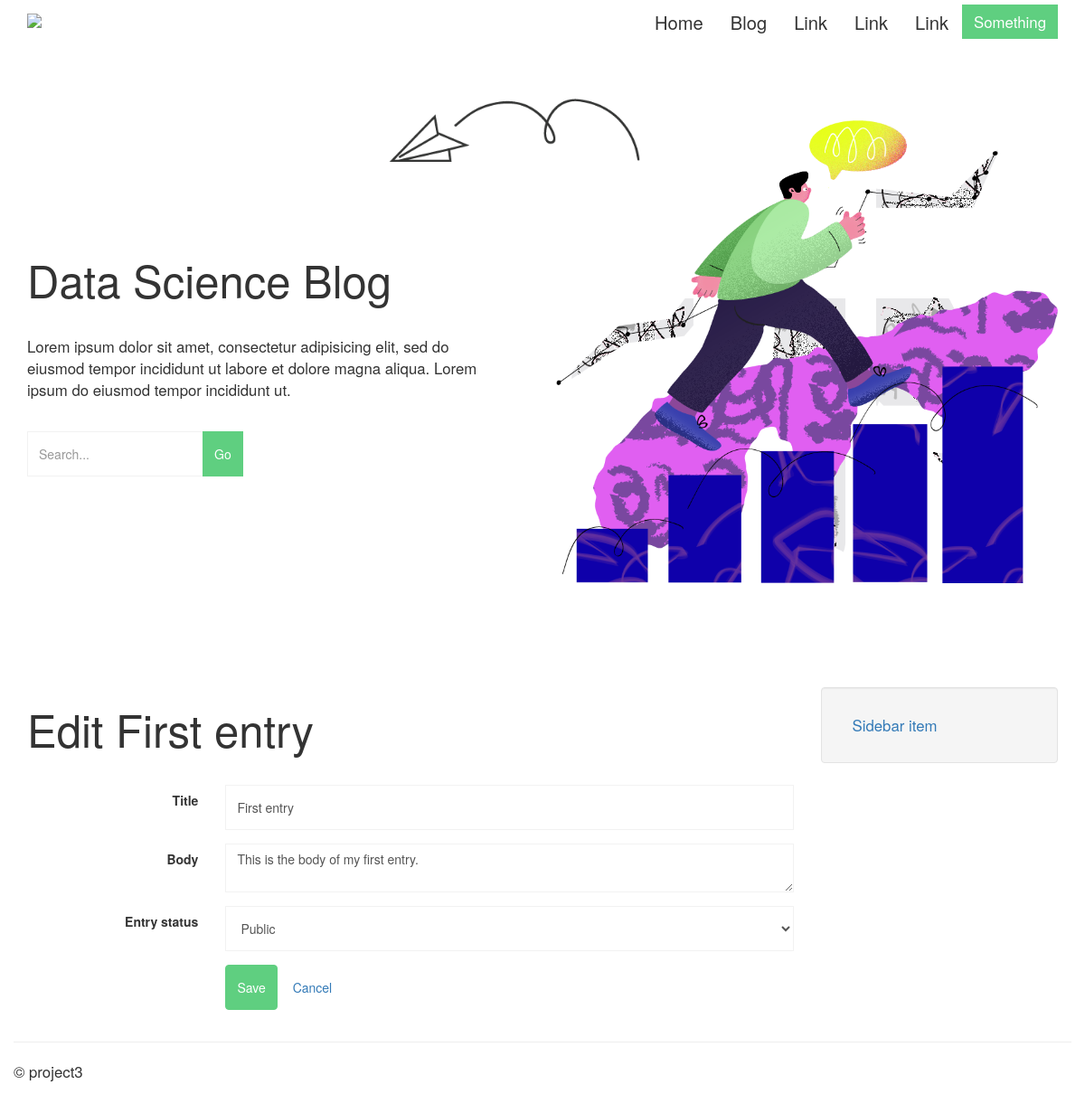
Screenshot of /entries/first-entry/edit/ with the database file from the repository.
### models.py (models this page shows, shortened)
class Entry(db.Model):
    STATUS_PUBLIC = 0
    STATUS_DRAFT = 1
    STATUS_DELETED = 2
    id     = db.Column(db.Integer, primary_key=True)
    title  = db.Column(db.String(100))
    slug   = db.Column(db.String(100), unique=True)
    body   = db.Column(db.Text)
    status = db.Column(db.SmallInteger, default=STATUS_PUBLIC)
    created_timestamp  = db.Column(db.DateTime, default=datetime.datetime.now)
    modified_timestamp = db.Column(db.DateTime,default=datetime.datetime.now, onupdate=datetime.datetime.now)
    tags = db.relationship('Tag', secondary=entry_tags, backref=db.backref('entries', lazy='dynamic'))

### entries/blueprint.py (the view)
@entries.route('/<slug>/edit/', methods=['GET', 'POST'])
def edit(slug):
    entry = Entry.query.filter(Entry.slug == slug).first_or_404()
    if request.method == 'POST':
        form = EntryForm(request.form, obj=entry)
        if form.validate():
            entry = form.save_entry(entry)
            db.session.add(entry)
            db.session.commit()
            flash('Entry "%s" has been saved.' % entry.title, 'success')
            return redirect(url_for('entries.detail', slug=entry.slug))
    else:
        form = EntryForm(obj=entry)
    return render_template('entries/edit.html', entry=entry, form=form)

### entries/forms.py (shortened to what this page needs)
class EntryForm(wtforms.Form):
    title = wtforms.StringField('Title', validators=[DataRequired()])
    body  = wtforms.TextAreaField('Body', validators=[DataRequired()])
    status = wtforms.SelectField('Entry status', choices=(
            (Entry.STATUS_PUBLIC, 'Public'),
            (Entry.STATUS_DRAFT,  'Draft')), coerce=int)

### entries/templates/entries/edit.html (shortened to what this page needs)
{% extends "base.html" %}
{% from "macros/form_field.html" import form_field %}
{% block content_title %}Edit {{ entry.title }}{% endblock %}
{% block content %}
  <form action="{{ url_for('entries.edit', slug=entry.slug) }}" class="form form-horizontal" method="post">
    {% for field in form %}
      {{ form_field(field) }}
    {% endfor %}
    <div class="form-group">
      <div class="col-sm-offset-3 col-sm-9">
        <button type="submit" class="btn btn-default">Save</button>
        <a class="btn" href="{{ url_for('entries.detail', slug=entry.slug) }}">Cancel</a>
      </div>
    </div>
  </form>
{% endblock %}

### entries/templates/macros/form_field.html (shortened to what this page needs)
{% macro form_field(field) %}
  <div class="form-group{% if field.errors %} has-error has-feedback{% endif %}">
    {{ field.label(class='col-sm-3 control-label') }}
    <div class="col-sm-9">
      {{ field(class='form-control', **kwargs) }}
    </div>
  </div>
{% endmacro %}

### static/css/main.css (style rules this page uses)
body { color: #333; }
.form-control { display: block; width: 100%; height: 50px; padding: 6px 12px; font-size: 14px; line-height: 1.428571429; color: #555; background-color: #fff; background-image: none; border: 1px solid #f2f2f2; border-radius: 0; -webkit-box-shadow: inset 0 0 0 rgba(0,0,0,0); box-shadow: inset 0 0 0 rgba(0,0,0,0); -webkit-transition: border-color ease-in-out .15s,box-shadow ease-in-out .15s; transition: border-color ease-in-out .15s,box-shadow ease-in-out .15s; }
.btn-default { color: #fff; background-color: #5fcf80; border-color: #5fcf80; height: 50px; padding: 6px 12px; }

### templates/base.html (style rules this page uses)
body { padding-top: 60px; }

### rows the page displays
Entry: title "First entry", title "First entry" "This is the body of my first entry." "Public"

### other values shown
{{ field.label(class='col-sm-3 control-label') }} "Title" "Body" "Entry status"
